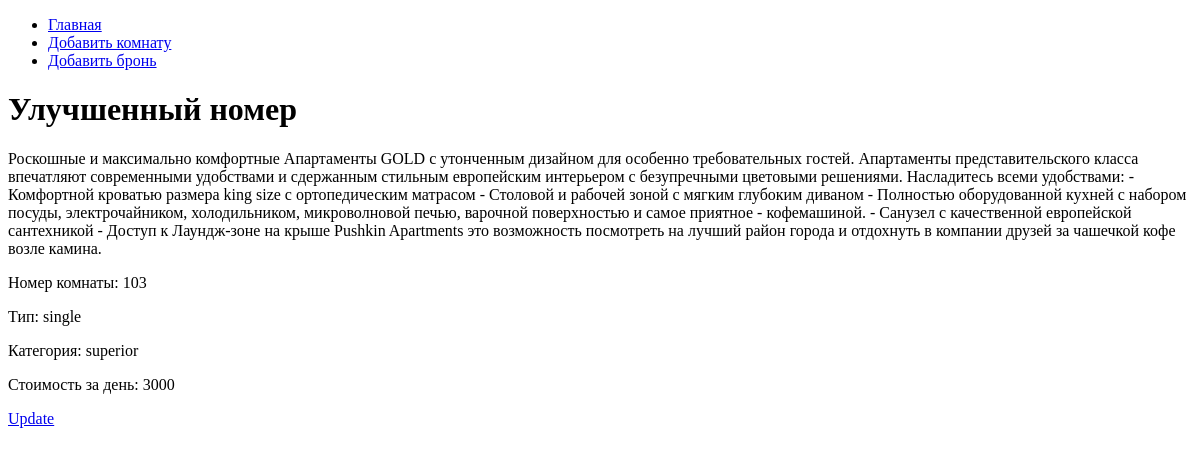
The page /hotel/4/ on the database as committed earlier.
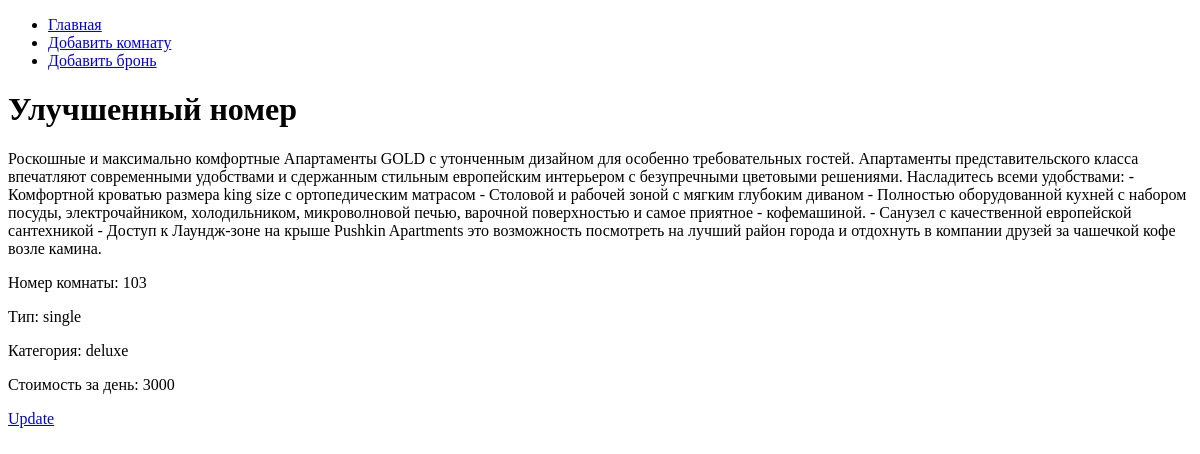
The same page on the database as committed later.
### hotel/models.py (models this page shows, shortened)
class Room(models.Model):
    name = models.CharField(max_length=200, default="", verbose_name='Название номера')
    description = models.TextField(default="", verbose_name='Описание номера')
    room_number = models.IntegerField(verbose_name='Нормер комнаты')
    type = (("single", "Номер с односпальной кроватью"),
            ("double","Номер с двуспальной кроватью"),
            ("twin", "Номер с двумя кроватями"),
            ("triple", "Номер с тремя кроватями"),
            ("family", "Семейный номер"))
    type = models.CharField(max_length=50, choices=type, verbose_name='Тип номера')
    category = (("standard", "Стандартный номер"),
                ("superior", "Номер повышенного комфорта"),
                ("deluxe", "Номер «люкс»"))
    category = models.CharField(max_length=50, choices=category, verbose_name='Категория номера')
    cost_per_day = models.IntegerField(verbose_name='Стоимость за день')
    def get_absolute_url(self):
        return reverse('hotel:detail', kwargs={'id': self.id})
    class Meta:
        verbose_name = 'Комната'
        verbose_name_plural = 'Комнаты'

### hotel/views.py (the view)
# urls.py: path("<int:id>/", views.hotel_detail, name='detail'),
def hotel_detail(request, id):
    instance = get_object_or_404(Room, id=id)
    context = {
        'title': 'Detail',
        'instance' : instance,
    }
    return render(request, 'hotel/room_detail.html', context)

### hotel/templates/hotel/room_detail.html (shortened to what this page needs)
<!DOCTYPE html>
<html lang="en">
<head>
</head>
<body>
    <ul>
        <li><a href="/hotel/">Главная</a></li>
        <li><a href="/hotel/create/">Добавить комнату</a></li>
        <li><a href="/hotel/reservation/">Добавить бронь</a></li>
      </ul>
    <h1> {{instance.name}} </h1>
    <div>
        <p> {{instance.description}}</p>
        <p>Номер комнаты: {{instance.room_number}}</p>
        <p>Тип: {{instance.type}}</p>
        <p>Категория: {{instance.category}}</p>
        <p>Стоимость за день: {{instance.cost_per_day}}</p>
    </div>
    <form action="" method="post">
        <a href="{{ instance.get_absolute_url }}update">
            Update
        </a>
    </form>
</body>
</html>

Rows that differ between the two databases and show on the page:
changed Room "Улучшенный номер": category "superior" → "deluxe"
